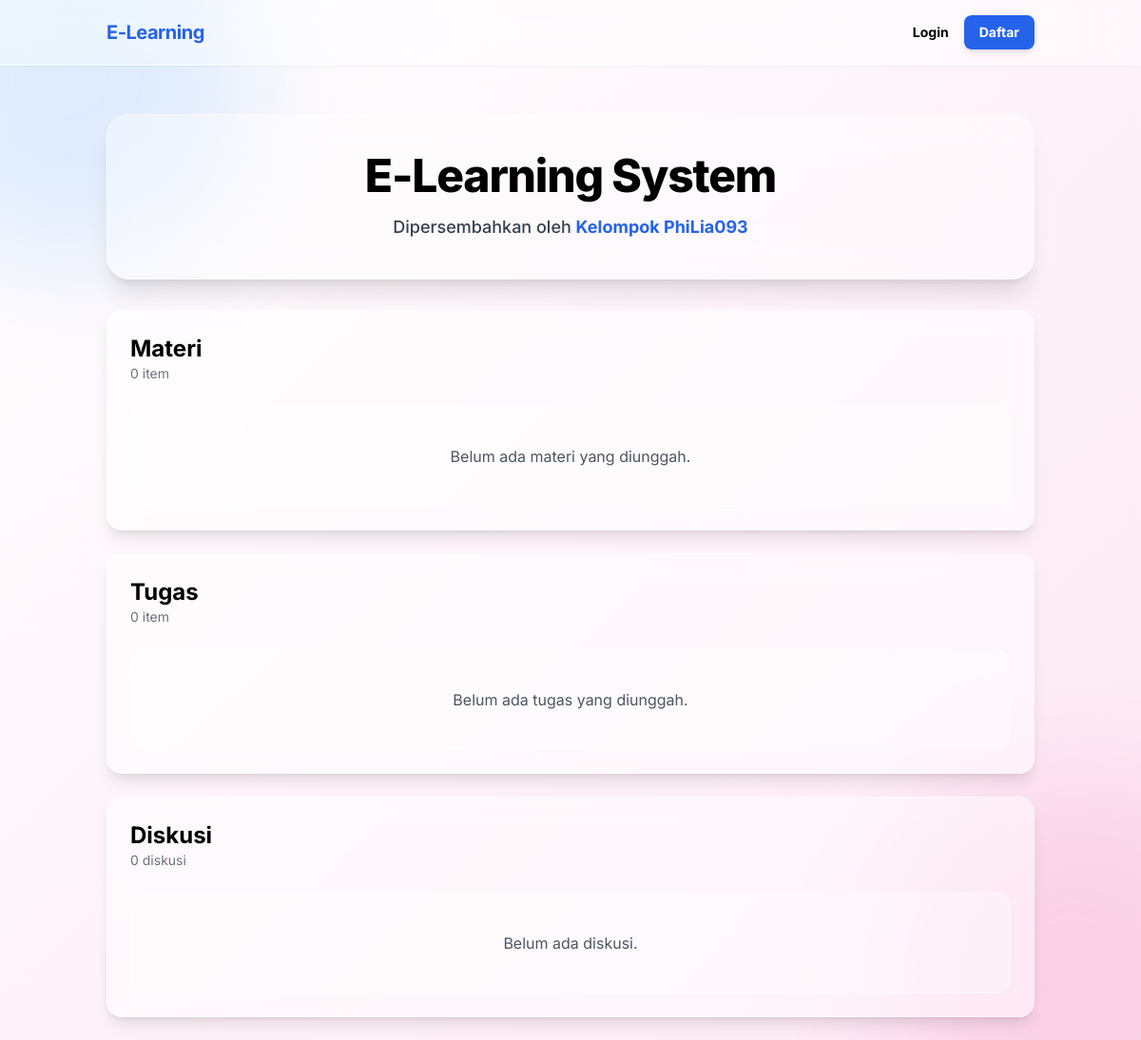
The app's page /, older data.
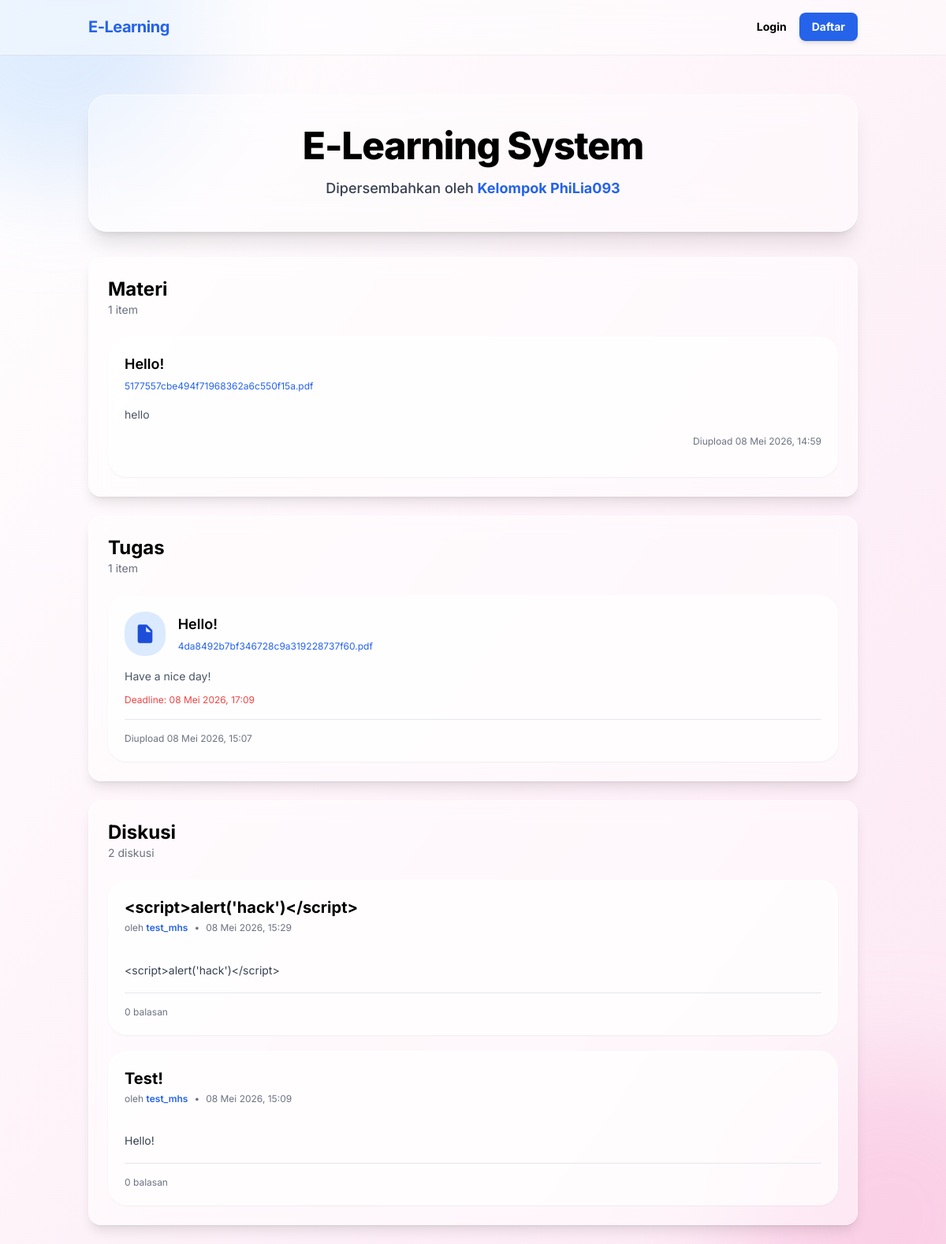
The same page, newer data.
### materi/models.py (models this page shows, shortened)
class Materi(models.Model):
    title = models.CharField(max_length=255)
    description = models.TextField(blank=True)
    file = models.FileField(
        upload_to=secure_materi_upload_path,
        validators=[validate_secure_uploaded_file],
        blank=True,
        null=True,
    )
    uploaded_by = models.ForeignKey(
        settings.AUTH_USER_MODEL,
        on_delete=models.CASCADE,
        related_name="materi_uploaded",
    )
    uploaded_at = models.DateTimeField(auto_now_add=True)

### assignment/models.py (models this page shows, shortened)
class Tugas(models.Model):
    title = models.CharField(max_length=255)
    description = models.TextField(blank=True)
    file = models.FileField(
        upload_to=secure_tugas_upload_path,
        validators=[validate_secure_uploaded_file],
        blank=True,
        null=True,
    )
    deadline = models.DateTimeField(null=True, blank=True)
    uploaded_by = models.ForeignKey(
        settings.AUTH_USER_MODEL,
        on_delete=models.CASCADE,
        related_name="tugas_uploaded",
    )
    uploaded_at = models.DateTimeField(auto_now_add=True)

### forum/models.py (models this page shows, shortened)
class Post(models.Model):
    title = models.CharField(max_length=200)
    content = models.TextField()
    attachment = models.FileField(
        upload_to="forum_files/",
        null=True,
        blank=True,
        validators=[validate_file]
    )
    author = models.ForeignKey(
        settings.AUTH_USER_MODEL,
        on_delete=models.CASCADE
    )
    parent = models.ForeignKey(
        "self",
        on_delete=models.CASCADE,
        null=True,
        blank=True,
        related_name="replies"
    )
    created_at = models.DateTimeField(auto_now_add=True)
    updated_at = models.DateTimeField(auto_now=True)

### accounts/models.py (models this page shows, shortened)
class CustomUser(AbstractUser):
    ROLE_CHOICES = (
        ("mahasiswa", "Mahasiswa"),
        ("asisten_dosen", "Asisten Dosen"),
        ("dosen", "Dosen"),
    )
    role = models.CharField(max_length=20, choices=ROLE_CHOICES, default="mahasiswa")

### forum/views.py (the view)
# urls.py: path("", views.landing_page, name="landing"),
def landing_page(request):
    materis = Materi.objects.all().order_by("uploaded_at")
    posts = Post.objects.filter(
        parent__isnull=True
    ).prefetch_related(
        "replies",
        "author"
    ).order_by("-created_at")
    tugas_filter = request.GET.get("tugas_filter", "all")
    if request.user.is_authenticated and request.user.role == "mahasiswa":
        submitted_qs = Submission.objects.filter(
            tugas=OuterRef("pk"), student=request.user
        )
        tugass = Tugas.objects.annotate(submitted=Exists(submitted_qs))
        if tugas_filter == "uncompleted":
            tugass = tugass.filter(submitted=False).order_by("uploaded_at")
        elif tugas_filter == "newest":
            tugass = tugass.order_by("-uploaded_at")
        else:
            tugass = tugass.order_by("uploaded_at")
    else:
        tugass = Tugas.objects.all()
        if tugas_filter == "newest":
            tugass = tugass.order_by("-uploaded_at")
        else:
            tugass = tugass.order_by("uploaded_at")
    return render(
        request,
        "forum/landing.html",
        {
            "materis": materis,
            "tugass": tugass,
            "tugas_filter": tugas_filter,
            "posts": posts,
        },
    )

### templates/forum/landing.html (shortened to what this page needs)
{% extends 'base.html' %}
{% block content %}
  <div class="bg-white/40 backdrop-blur-xl border border-white/60 shadow-xl rounded-3xl p-10 mb-8 text-center">
    <h1 class="text-4xl md:text-5xl font-extrabold tracking-tight text-black mb-4">E-Learning System</h1>
    <p class="text-lg text-gray-700 font-medium">
      Dipersembahkan oleh <span class="text-blue-600 font-bold">Kelompok PhiLia093</span>
    </p>
  </div>
  <div class="grid gap-6 grid-cols-1">
    <section class="bg-white/50 backdrop-blur-md border border-white/40 shadow-lg rounded-2xl p-6 hover:bg-white/60 transition duration-300">
      <div class="flex items-center justify-between mb-6">
        <div>
          <h2 class="text-2xl font-bold text-black">Materi</h2>
          <p class="text-sm text-gray-500">{{ materis.count }} item</p>
        </div>
      </div>
      {% if materis %}
        <div class="space-y-4">
          {% for materi in materis %}
            <div class="bg-white/70 border border-white/60 rounded-3xl p-5 shadow-sm">
              <div class="flex items-center gap-4 mb-4">
                <div class="w-full">
                  <div class="flex items-start justify-between gap-4">
                    <h3 class="text-lg font-semibold text-black">
                      {% if materi.file %}
                        <a href="{{ materi.file.url }}" download class="text-black hover:text-blue-700 focus:text-blue-700 transition">{{ materi.title }}</a>
                      {% else %}
                        {{ materi.title }}
                      {% endif %}
                    </h3>
                  </div>
                  {% if materi.file %}
                    <a href="{{ materi.file.url }}" download class="text-xs text-blue-600">{{ materi.file.name|cut:'materi_files/' }}</a>
                  {% endif %}
                </div>
              </div>
              <p class="text-sm text-gray-600 mb-4">{{ materi.description }}</p>
              <div class="flex flex-wrap justify-end gap-3 text-xs text-gray-500 mb-4">Diupload {{ materi.uploaded_at|date:'d M Y, H:i' }}</div>
            </div>
          {% endfor %}
        </div>
      {% else %}
        <div class="bg-white/30 border border-white/40 rounded-2xl p-10 text-center text-gray-600">Belum ada materi yang diunggah.</div>
      {% endif %}
    </section>
    <section class="bg-white/50 backdrop-blur-md border border-white/40 shadow-lg rounded-2xl p-6 hover:bg-white/60 transition duration-300">
      <div class="flex items-center justify-between mb-6">
        <div>
          <h2 class="text-2xl font-bold text-black">Tugas</h2>
          <p class="text-sm text-gray-500">{{ tugass.count }} item</p>
        </div>
      </div>
      {% if tugass %}
        <div class="space-y-4">
          {% for tugas in tugass %}
            <div class="bg-white/70 border border-white/60 rounded-3xl p-5 shadow-sm">
              <div class="flex items-center gap-4 mb-4">
                <a href="{{ materi.file.url }}" download class="w-14 h-14 flex items-center justify-center rounded-3xl bg-blue-100 text-blue-700 hover:bg-blue-200 transition">
                  <svg xmlns="http://www.w3.org/2000/svg" viewBox="0 0 24 24" fill="currentColor" class="w-7 h-7">
                    <path d="M6 2a2 2 0 0 0-2 2v16a2 2 0 0 0 2 2h12a2 2 0 0 0 2-2V8.828a2 2 0 0 0-.586-1.414l-4.828-4.828A2 2 0 0 0 13.172 2H6zm7 2.414L18.586 10H14a1 1 0 0 1-1-1V4.414z" />
                  </svg>
                </a>
                <div class="w-full">
                  <div class="flex items-start justify-between gap-4">
                    <h3 class="text-lg font-semibold text-black">
                      {% if tugas.file %}
                        <a href="{{ tugas.file.url }}" download class="text-black hover:text-blue-700 focus:text-blue-700 transition">{{ tugas.title }}</a>
                      {% else %}
                        {{ tugas.title }}
                      {% endif %}
                    </h3>
                  </div>
                  {% if tugas.file %}
                    <a href="{{ tugas.file.url }}" download class="text-xs text-blue-600">{{ tugas.file.name|cut:'tugas_files/' }}</a>
                  {% endif %}
                </div>
              </div>
              <p class="text-sm text-gray-600 mb-3">{{ tugas.description }}</p>
              {% if tugas.deadline %}
                <p class="text-xs text-red-500 mb-3">Deadline: {{ tugas.deadline|date:'d M Y, H:i' }}</p>
              {% endif %}
              <div class="flex flex-wrap justify-between items-center gap-3 mt-4 pt-4 border-t border-gray-200">
                <div class="text-xs text-gray-500">Diupload {{ tugas.uploaded_at|date:'d M Y, H:i' }}</div>
              </div>
            </div>
          {% endfor %}
        </div>
      {% else %}
        <div class="bg-white/30 border border-white/40 rounded-2xl p-10 text-center text-gray-600">Belum ada tugas yang diunggah.</div>
      {% endif %}
    </section>
  <section
  class="bg-white/50 backdrop-blur-md border border-white/40 shadow-lg rounded-2xl p-6 hover:bg-white/60 transition duration-300">
  <div class="flex items-center justify-between mb-6">
    <div>
      <h2 class="text-2xl font-bold text-black">Diskusi</h2>
      <p class="text-sm text-gray-500">{{ posts.count }} diskusi</p>
    </div>
  </div>
  {% if posts %}
  <div class="space-y-5">
    {% for post in posts %}
    <div class="bg-white/70 border border-white/60 rounded-3xl p-5 shadow-sm">
      <div class="flex justify-between items-start gap-4 mb-3">
        <div>
          <h3 class="text-xl font-bold text-black mb-1">
            {{ post.title }}
          </h3>
          <div class="flex items-center gap-2 text-xs text-gray-500">
            <span>
              oleh
              <span class="font-semibold text-blue-600">
                {{ post.author.username }}
              </span>
            </span>
            <span>•</span>
            <span>
              {{ post.created_at|date:'d M Y, H:i' }}
            </span>
          </div>
        </div>
      </div>
      <p class="text-sm text-gray-700 leading-relaxed mb-4 whitespace-pre-line">
        {{ post.content }}
      </p>
      <div class="flex items-center justify-between pt-4 border-t border-gray-200">
        <div class="text-xs text-gray-500">
          {{ post.replies.count }} balasan
        </div>
      </div>
    </div>
    {% endfor %}
  </div>
  {% else %}
  <div class="bg-white/30 border border-white/40 rounded-2xl p-10 text-center text-gray-600">
    Belum ada diskusi.
  </div>
  {% endif %}
</section>
</div>
{% endblock %}

### templates/base.html (shortened to what this page needs)
<!DOCTYPE html>
<html lang="id">
  <head>
    <script src="https://cdn.tailwindcss.com"></script>
  </head>
  <body class="bg-gradient-to-br from-white to-pink-100 min-h-screen flex flex-col items-center text-black antialiased">
    <div class="fixed top-[-10%] left-[-10%] w-96 h-96 bg-blue-300 rounded-full mix-blend-multiply filter blur-3xl opacity-30 animate-blob"></div>
    <div class="fixed bottom-[-10%] right-[-10%] w-96 h-96 bg-pink-300 rounded-full mix-blend-multiply filter blur-3xl opacity-30 animate-blob animation-delay-2000"></div>
    <nav class="w-full fixed top-0 z-50 bg-white/40 backdrop-blur-xl border-b border-white/60 shadow-sm">
      <div class="max-w-5xl mx-auto px-6 py-4 flex justify-between items-center">
        <a href="/" class="text-xl font-bold text-blue-600 tracking-tight hover:text-blue-800 transition">E-Learning</a>
        <div class="flex items-center space-x-4">
          {% if user.is_authenticated %}
            <a href="{% url 'assignment:daftar_tugas' %}" class="text-sm font-bold px-4 py-2 rounded-lg bg-blue-600 text-white hover:bg-blue-700 transition shadow-md hover:scale-105">Assignment</a>
            {% if user.role == 'dosen' %}
              <a href="{% url 'materi:upload' %}" class="text-sm font-bold text-black hover:text-blue-600 transition">Upload Materi</a>
              <a href="{% url 'assignment:upload' %}" class="text-sm font-bold text-black hover:text-blue-600 transition">Upload Tugas</a>
            {% endif %}
            <span class="text-sm font-medium text-gray-700">
              Halo, <span class="font-bold text-black">{{ user.username }}</span>
              ({{ user.get_role_display }})
            </span>
            <a href="{% url 'accounts:logout' %}" class="text-sm font-bold text-red-500 hover:text-red-700 transition">Logout</a>
          {% else %}
            <a href="{% url 'accounts:login' %}" class="text-sm font-bold text-black hover:text-blue-600 transition">Login</a>
            <a href="{% url 'accounts:register' %}" class="text-sm font-bold px-4 py-2 bg-blue-600 text-white rounded-lg hover:bg-blue-700 transition shadow-md hover:scale-105">Daftar</a>
          {% endif %}
        </div>
      </div>
    </nav>
    <main class="w-full max-w-5xl p-6 mt-24 relative z-10">
      {% block content %}
      {% endblock %}
    </main>
  </body>
</html>

Row changes from the older to the newer data that the page shows:
added Materi: title "Hello!", file.name "5177557cbe494f71968362a6c550f15a.pdf", description "hello", uploaded_at "08 Mei 2026, 14:59"
added Tugas: title "Hello!", file.name "4da8492b7bf346728c9a319228737f60.pdf", description "Have a nice day!", deadline "08 Mei 2026, 17:09", uploaded_at "08 Mei 2026, 15:07"
added Post: title "<script>alert('hack')</script>", author.username "test_mhs", created_at "08 Mei 2026, 15:29", content "<script>alert('hack')</script>", replies.count "0"
added Post: title "Test!", author.username "test_mhs", created_at "08 Mei 2026, 15:09", content "Hello!", replies.count "0"
Text that changed along with them:
{{ materis.count }}: "0" → "1"
{{ tugass.count }}: "0" → "1"
{{ posts.count }}: "0" → "2"
text no longer shown: "Belum ada materi yang diunggah. Belum ada tugas yang diunggah. Belum ada diskusi."
